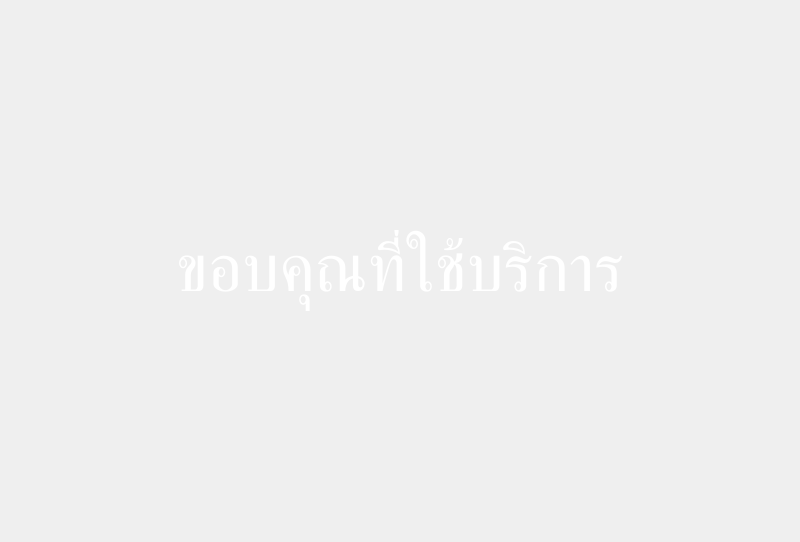
<?xml version="1.0" encoding="UTF-8"?>
<ui version="4.0">
 <class>MainWindow</class>
 <widget class="QMainWindow" name="MainWindow">
  <property name="geometry">
   <rect>
    <x>0</x>
    <y>0</y>
    <width>800</width>
    <height>542</height>
   </rect>
  </property>
  <property name="windowTitle">
   <string>MainWindow</string>
  </property>
  <property name="styleSheet">
   <string notr="true">background-image: url(:/thank_ui_img/bg.jpg);</string>
  </property>
  <widget class="QWidget" name="centralwidget">
   <layout class="QGridLayout" name="gridLayout">
    <item row="1" column="0" alignment="Qt::AlignHCenter|Qt::AlignVCenter">
     <widget class="QLabel" name="label">
      <property name="font">
       <font>
        <pointsize>50</pointsize>
       </font>
      </property>
      <property name="text">
       <string>&lt;html&gt;&lt;head/&gt;&lt;body&gt;&lt;p&gt;&lt;span style=&quot; color:#ffffff;&quot;&gt;ขอบคุณที่ใช้บริการ&lt;/span&gt;&lt;/p&gt;&lt;/body&gt;&lt;/html&gt;</string>
      </property>
     </widget>
    </item>
   </layout>
  </widget>
 </widget>
 <resources>
  <include location="thank_ui_img.qrc"/>
 </resources>
 <connections/>
</ui>
